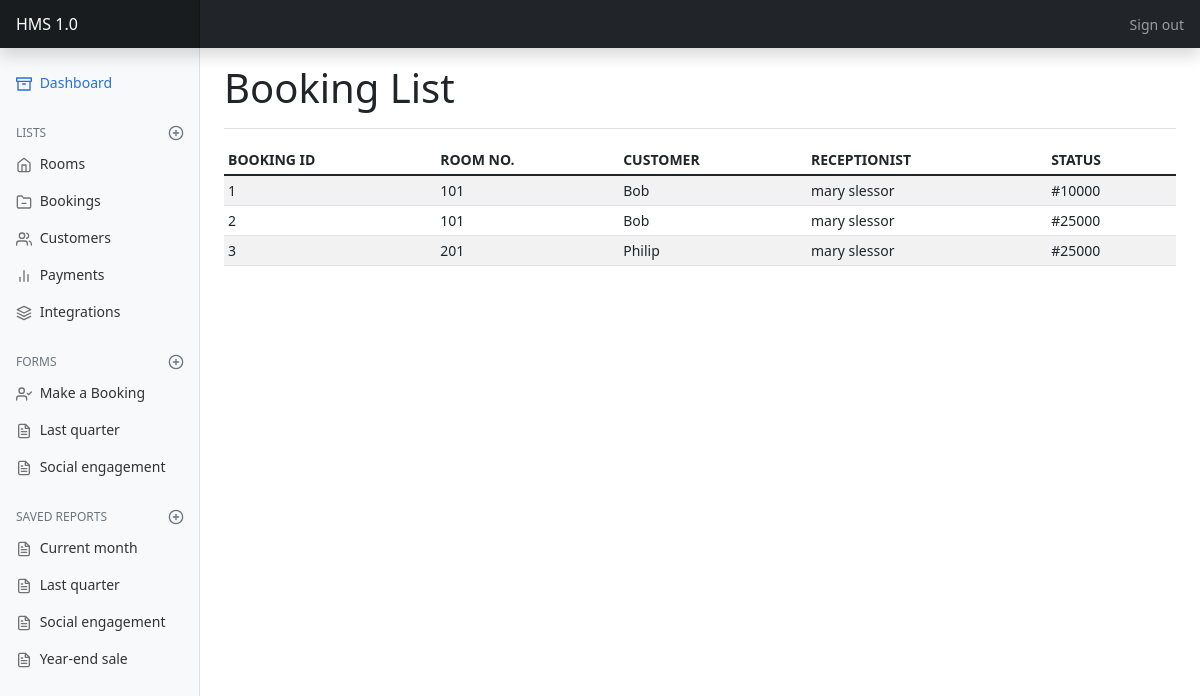
The app's page /bookings/, older data.
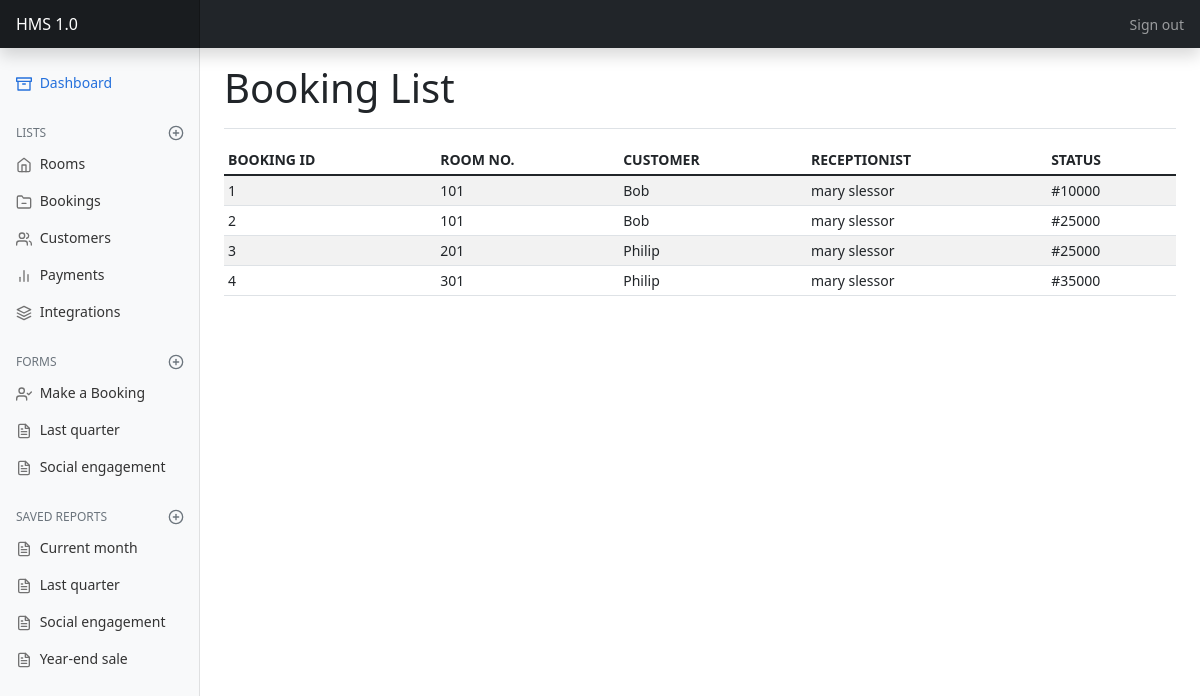
The same page, newer data.
### hotel/models.py (models this page shows, shortened)
class Booking(models.Model):
    room_id = models.ForeignKey(Room, on_delete=models.CASCADE)
    customer_id = models.ForeignKey(User, on_delete=models.CASCADE)
    staff_id = models.ForeignKey(Receptionist, on_delete=models.CASCADE)
    payment_id = models.ForeignKey(Payment, on_delete=models.CASCADE)
    created_at = models.DateTimeField(auto_now_add=True, null=True)
    updated_at = models.DateTimeField(auto_now=True, null=True)

class Room(models.Model):
    room_type_id = models.ForeignKey('RoomType', on_delete=models.CASCADE)
    room_status_id = models.ForeignKey('RoomStatus', on_delete=models.CASCADE)
    room_no = models.CharField(max_length=200, unique=True)
    created_at = models.DateTimeField(auto_now_add=True, null=True)
    updated_at = models.DateTimeField(auto_now=True, null=True)

class User(AbstractUser):
    username = models.CharField(max_length=200, unique=True)
    email = models.EmailField(max_length=200, unique=True)
    phone_number = models.CharField(max_length=200, unique=True)
    password = models.CharField(max_length=200)
    otp_code = models.CharField(max_length=200, default=None, unique=True, null=True)
    email_verified = models.BooleanField(default=False)
    is_admin = models.BooleanField(default=False)
    is_superadmin = models.BooleanField(default=False)
    created_at = models.DateTimeField(auto_now_add=True, null=True)
    updated_at = models.DateTimeField(auto_now=True, null=True)

class Receptionist(models.Model):
    user_id = models.ForeignKey(User, on_delete=models.CASCADE)
    first_name = models.CharField(max_length=200, unique=True)
    last_name = models.CharField(max_length=200, unique=True)
    SEX = (('M', 'MALE'), ('F', 'FEMALE'))
    gender = models.CharField(max_length=8, choices=SEX)
    avatar_url = models.CharField(max_length=200, null=True)
    created_at = models.DateTimeField(auto_now_add=True, null=True)
    updated_at = models.DateTimeField(auto_now=True, null=True)

class Payment(models.Model):
    payment_type_id = models.ForeignKey(PaymentType, on_delete=models.CASCADE)
    customer_id = models.ForeignKey(User, on_delete=models.CASCADE)
    staff_id = models.ForeignKey(Receptionist, on_delete=models.CASCADE)
    amount = models.CharField(max_length=10)
    created_at = models.DateTimeField(auto_now_add=True, null=True)
    updated_at = models.DateTimeField(auto_now=True, null=True)

### hotel/views.py (the view)
# urls.py: path('bookings/', views.BookingList.as_view(), name='booking_lists'),
class BookingList(ListView):
    model = Booking

### hotel/templates/hotel/booking_list.html
{% extends "hotel/base_dashboard.html" %}
{% load static %}
{% block heading %}
    <h1>Booking List</h1>
{% endblock heading %}
{% block main %}
        <div class="table-responsive">
        <table class="table table-striped table-sm">
            <thead>
            <tr>
                <th scope="col">BOOKING ID</th>
                <th scope="col">ROOM NO.</th>
                <th scope="col">CUSTOMER</th>
                <th scope="col">RECEPTIONIST</th>
                <th scope="col">STATUS</th>
            </tr>
            </thead>
            <tbody>
            {% for booking in booking_list %}
            <tr>
                <td>{{booking.id}}</td>
                <td>{{booking.room_id.room_no}}</td>
                <td>{{booking.customer_id.username | title}}</td>
                <td>{{booking.staff_id.first_name}} {{booking.staff_id.last_name}}</td>
                <td>#{{booking.payment_id.amount}}</td>
            </tr>
            {% endfor %}
            </tbody>
        </table>
        </div>
{% endblock main %}

Row changes from the older to the newer data that the page shows:
added Booking: id "4", room_id.room_no "301", customer_id.username "Philip", staff_id.first_name "mary", staff_id.last_name "slessor", payment_id.amount "35000"
